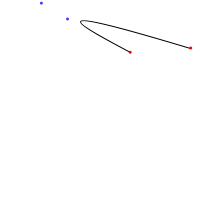
Frame 1 (no input)
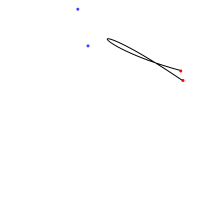
Frame 60 (the mouse pressed at the canvas centre just before this capture)
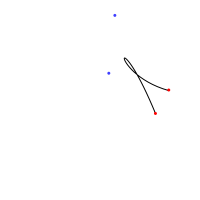
Frame 120 (the mouse held since frame 60 and released just before this capture)

The Processing sketch that drew these frames (run headless with seeded random() and noise(); from frame 60 on, the mouse is pressed at the canvas centre):

// Processing sketch: curve_test
// ── curve_test.pde
PVector control1, control2, control_dir1, control_dir2, point1, point2, point_dir1, point_dir2;

void setup() 
{
  size(200, 200);
  smooth();
  
  control1 = new PVector(random(width), random(height));
  control2 = new PVector(random(width), random(height));
  control_dir1 = new PVector(random(1), random(1));
  control_dir2 = new PVector(random(1), random(1));
  
  point1 = new PVector(random(width), random(height));
  point2 = new PVector(random(width), random(height));
  point_dir1 = new PVector(random(1), random(1));
  point_dir2 = new PVector(random(1), random(1));
}

void draw()
{
  background(255);
  
  control1.add(control_dir1);
  if(control1.x < 0 || control1.x > width)
    control_dir1.x *= -1;
  if(control1.y < 0 || control1.y > height)
    control_dir1.y *= -1;
    
  control2.add(control_dir2);
  if(control2.x < 0 || control2.x > width)
    control_dir2.x *= -1;
  if(control2.y < 0 || control2.y > height)
    control_dir2.y *= -1;
  
  point1.add(point_dir1);
  if(point1.x < 0 || point1.x > width)
    point_dir1.x *= -1;
  if(point1.y < 0 || point1.y > height)
    point_dir1.y *= -1;
    
  point2.add(point_dir2);
  if(point2.x < 0 || point2.x > width)
    point_dir2.x *= -1;
  if(point2.y < 0 || point2.y > height)
    point_dir2.y *= -1;
  
  stroke(0);
  noFill();
  bezier(control1.x, control1.y, point1.x, point1.y, point2.x, point2.y, control2.x, control2.y);
  noStroke();
  
  //control point 1
  fill(255, 0, 0);
  ellipse(control1.x, control1.y, 3, 3);
  
  //curve points
  fill(0, 0, 255, 192);
  ellipse(point1.x, point1.y, 3, 3);
  ellipse(point2.x, point2.y, 3, 3);
  
  //control point 2
  fill(255, 0, 0);
  ellipse(control2.x, control2.y, 3, 3);
}
